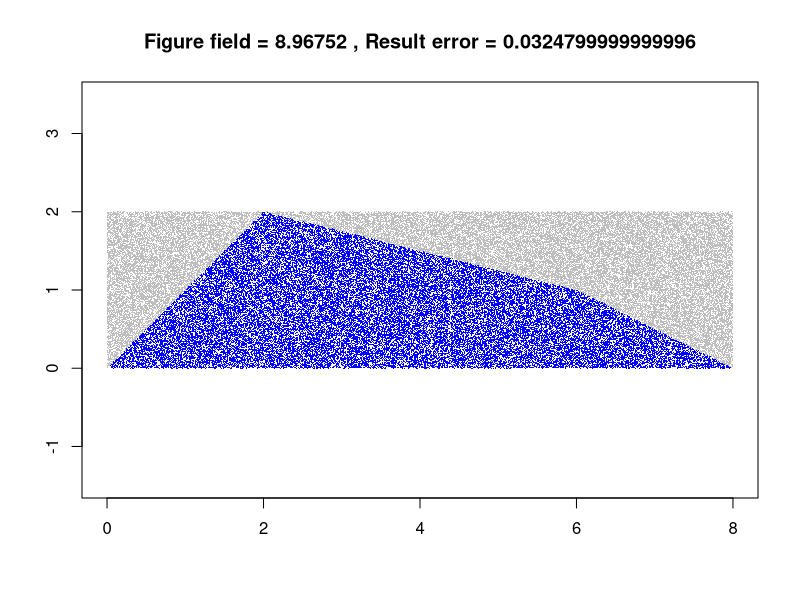

Source code (R):
# Title     : Monte Carlo Simulation
# Objective :
# Created by: Adam Talarczyk, Mateusz Wrzol
# Created on: 15.04.2021

figure <- function(runs) {
  xs <- runif(runs, min = 0, max = 8)
  ys <- runif(runs, min = -0, max = 2)

  in.r_triangle <- xs <= 2 & ys <= 2 & ys <= xs
  in.mid_square <- xs <= 6 & xs >= 2 & ys <= 1
  in.l_triangle <- xs >= 6 &
    xs <= 8 &
    ys <= 1 &
    ys <= (-0.5 * xs + 4)
  in.mid_triangle <- xs >= 2 &
    xs <= 6 &
    ys >= 1 &
    ys <= (-0.25 * xs + 2.5)

  in_all_figures <- in.r_triangle +
    in.mid_square +
    in.mid_triangle +
    in.l_triangle

  mc_figure_field <- (sum(in_all_figures) / runs) * 16
  mc_exact_figure_field <- (2 * 2 / 2) + (1 * 4 / 2) + (1 * 2 / 2) + (1 * 4)

  mc.error <- abs(mc_exact_figure_field - mc_figure_field)
  plot(xs, ys,
       col = ifelse(in_all_figures, "blue", "grey"),
       xlab = '', ylab = '', asp = 1, pch = '.',
       main = paste("Figure field =", mc_figure_field, ", Result error =", mc.error))
}

figure(100000)